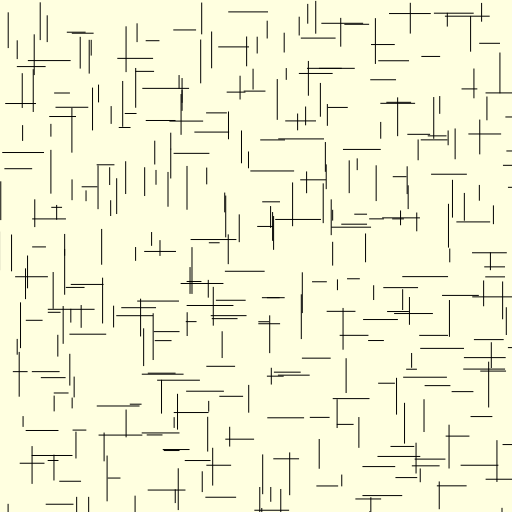
Frame 1 (no input)
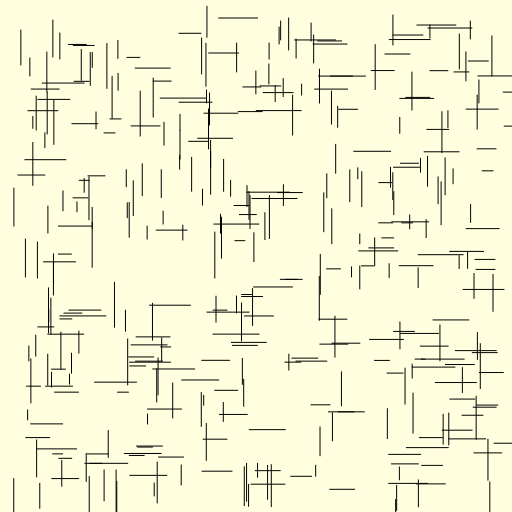
Frame 60 (no input)
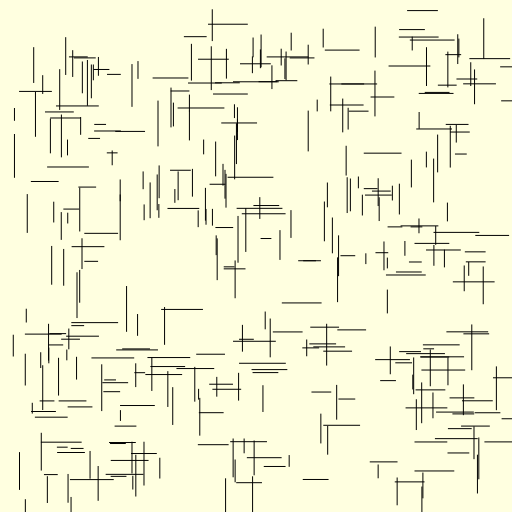
Frame 120 (the mouse pressed at the canvas centre since frame 60)

The p5.js sketch that drew these frames (run headless with seeded random() and noise() and a simulated clock; from frame 60 on, the mouse is pressed at the canvas centre):

// p5.js sketch
// ── sketch.js
let bloques = [];

function setup() {

  createCanvas(512, 512);

  background(255, 255, 224);

  stroke(0);

  strokeWeight(1);

  let columnas = 10;

  let filas = 10;

  let anchoCelda = width / columnas;

  let altoCelda = height / filas;

  for (let i = 0; i < columnas; i++) {

    for (let j = 0; j < filas; j++) {

      let x = i * anchoCelda;

      let y = j * altoCelda;

      let bloque = {

        x: x,

        y: y,

        w: anchoCelda,

        h: altoCelda,

        vx: random(-0.5, 0.5),

        vy: random(-0.5, 0.5),

        lineas: generarLineas(anchoCelda, altoCelda)

      };

      bloques.push(bloque);

    }

  }

}

function generarLineas(ancho, alto) {

  let lineas = [];

  let cantidad = int(random(3, 6));

  for (let i = 0; i < cantidad; i++) {

    let x1 = floor(random(0, ancho));

    let y1 = floor(random(0, alto));

    let horizontal = random() > 0.5;

    let largo;

    if (horizontal) {

      largo = floor(random(ancho * 0.2, ancho * 0.9));

      lineas.push({ x1: x1, y1: y1, x2: x1 + largo, y2: y1 });

    } else {

      largo = floor(random(alto * 0.2, alto * 0.9));

      lineas.push({ x1: x1, y1: y1, x2: x1, y2: y1 + largo });

    }

  }

  return lineas;

}

function draw() {

  background(255,255,224);

  stroke(0);

  strokeWeight(1);

  for (let bloque of bloques) {

    // Movimiento

    bloque.x += bloque.vx;

    bloque.y += bloque.vy;

    // Rebote

    if (bloque.x < 0 || bloque.x + bloque.w > width) bloque.vx *= -1;

    if (bloque.y < 0 || bloque.y + bloque.h > height) bloque.vy *= -1;

    // Dibujo

    push();

    translate(bloque.x, bloque.y);

    for (let ln of bloque.lineas) {

      line(ln.x1, ln.y1, ln.x2, ln.y2);

    }

    pop();

  }

}
